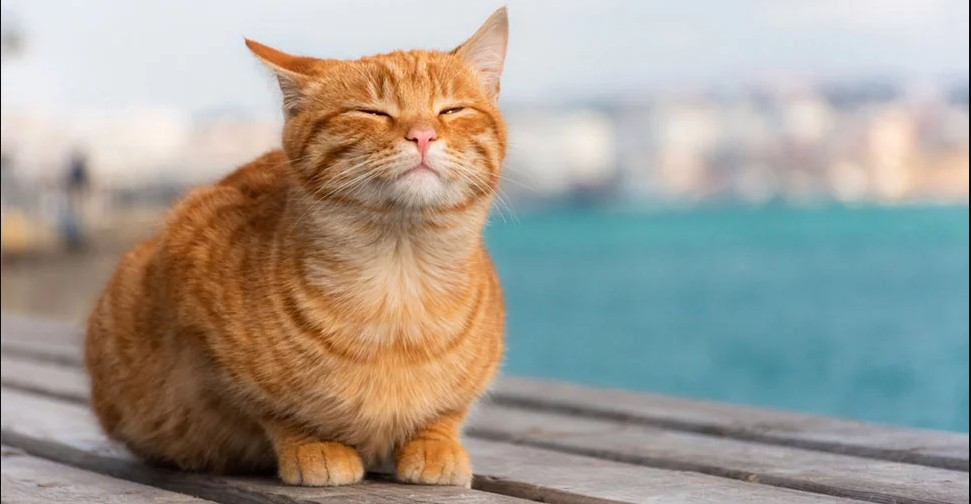
#> input picture gato.jpg, 971 x 504 px
$ python canny.py
#> lines starting #> are read from the running program, lines starting #| are printed output that depends on the picture; after the words box and inside, x2 and y2 are one past the last pixel; in counts of white or black regions, pixels touching at a corner belong together
import numpy as np
import cv2


imagem = cv2.imread('gato.jpg')
#> imagem is the input picture: shape (504, 971, 3); mean B, G, R 148.3, 157.8, 162.5
imagem = cv2.cvtColor(imagem, cv2.COLOR_BGR2GRAY)
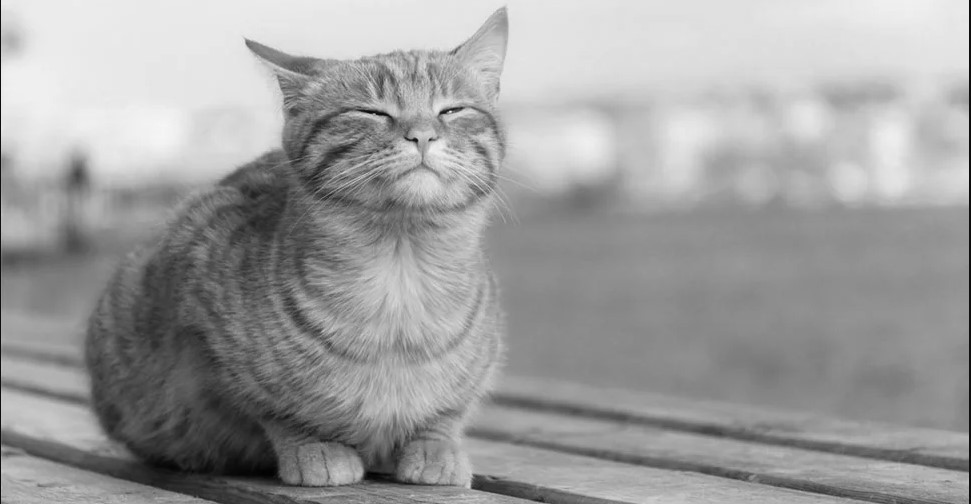
#> imagem: shape (504, 971); min 1, max 246, mean 158.2
blur = cv2.GaussianBlur(imagem, (11,11), 0)

cannyA = cv2.Canny(blur, 20, 120)
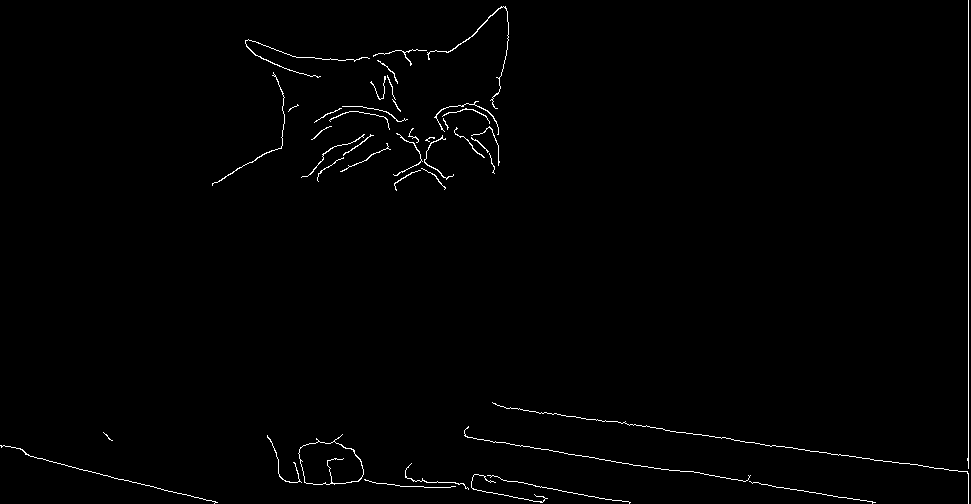
#> cannyA: shape (504, 971); 0.93% white in thin lines or dots
cannyB = cv2.Canny(blur, 70, 200)
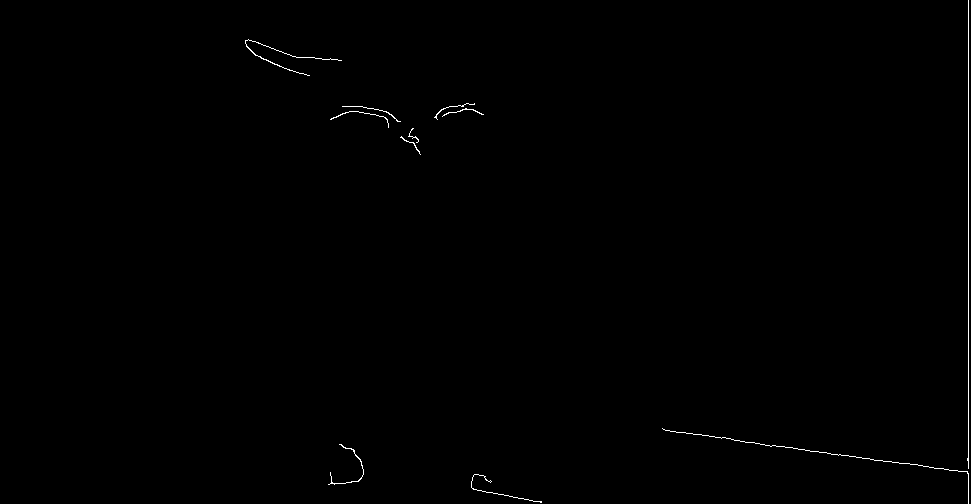
#> cannyB: shape (504, 971); 0.31% white in thin lines or dots, all inside (x1, y1, x2, y2) = (245, 0, 969, 504)

final = np.vstack([
    np.hstack([cannyA, cannyB]),
    np.hstack([imagem, blur])
])
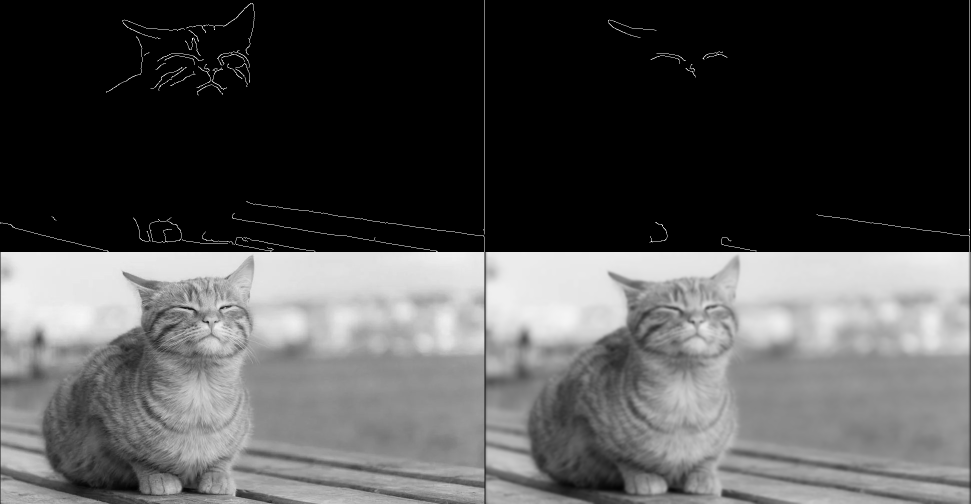
#> final: shape (1008, 1942) (shown at 1/2 size); min 0, max 255, mean 79.9

cv2.imshow("Detector de bordas canny", final)
cv2.waitKey(99999)

$ run again, with pessoa_sorrindo.jpg copied over gato.jpg
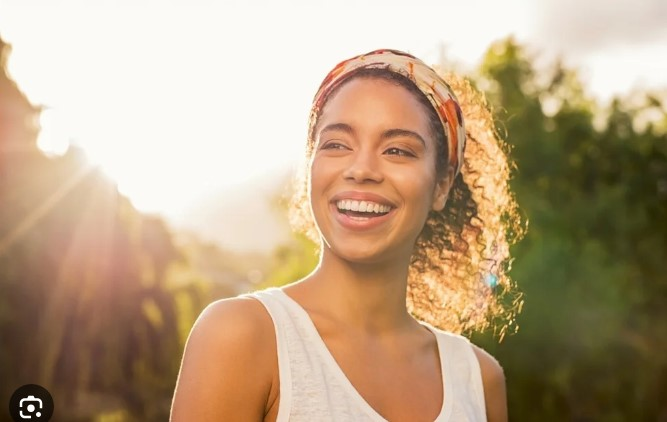
#> input picture pessoa_sorrindo.jpg, 667 x 422 px
#> imagem is the input picture: shape (422, 667, 3); mean B, G, R 132.3, 161.9, 185.8
#> imagem: shape (422, 667)
#> `cannyA = cv2.Canny(blur, 20, 120)`:
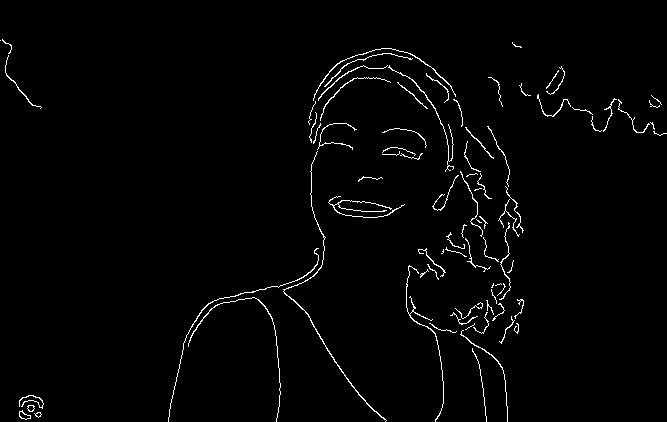
#> cannyA: shape (422, 667); 1.8% white in thin lines or dots
#> cannyB: shape (422, 667); 0.4% white in thin lines or dots, all inside (x1, y1, x2, y2) = (2, 39, 565, 422)
#> `final = np.vstack([ np.hstack([cannyA, cannyB]), np.hstack([imagem, bl..`:
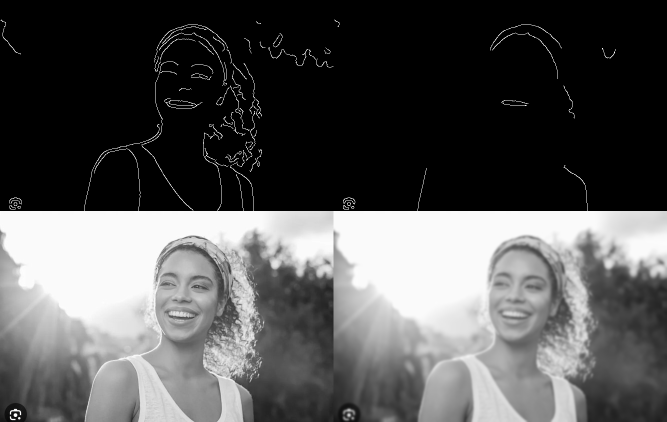
#> final: shape (844, 1334) (shown at 1/2 size); min 0, max 255, mean 84.2
